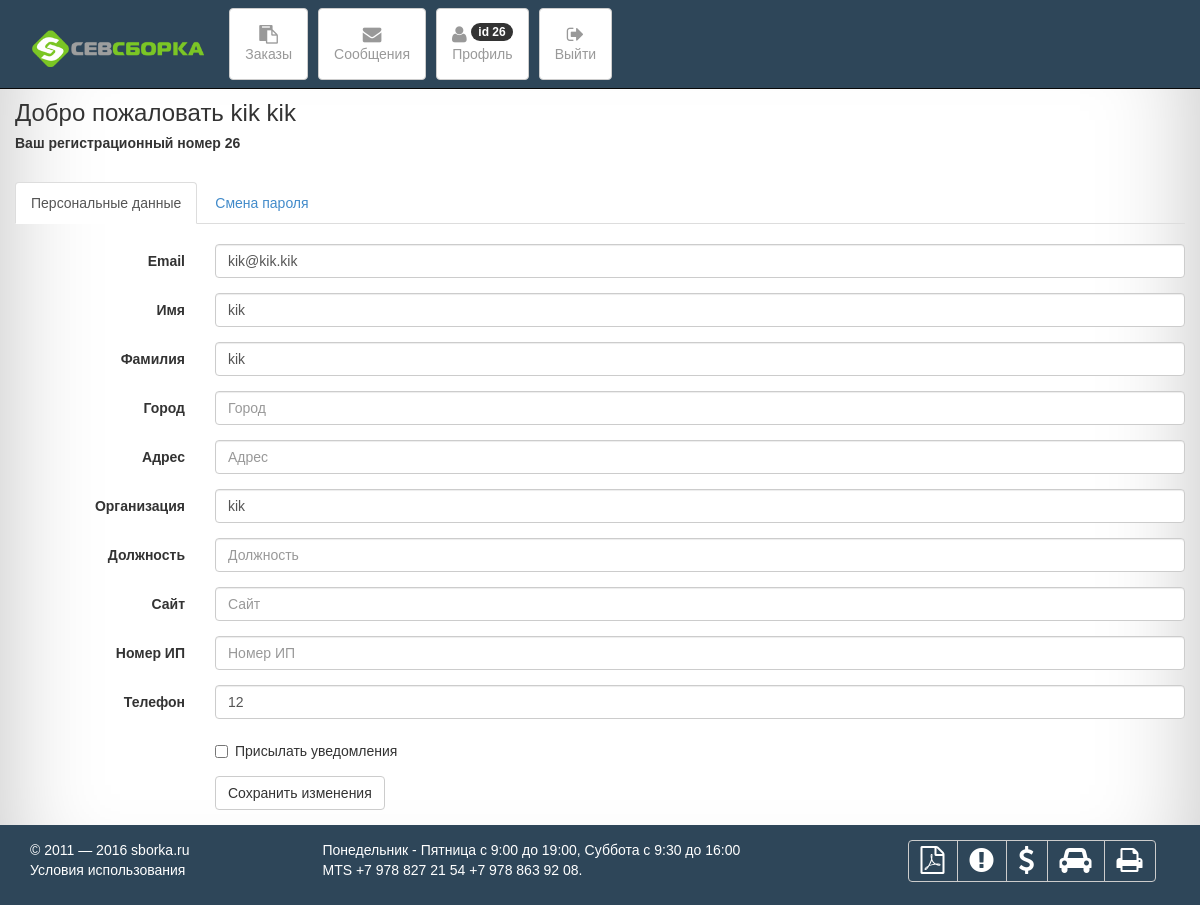
The page /admin/pages/profile.php (signed in) on the database its author committed.
### tables this page shows
CREATE TABLE IF NOT EXISTS `user` (
  `id_user` int(10) NOT NULL,
  `email_user` varchar(60) NOT NULL,
  `password_user` varchar(32) NOT NULL,
  `name_user` varchar(30) NOT NULL,
  `lastname_user` varchar(40) NOT NULL,
  `login` varchar(100) DEFAULT NULL
);

CREATE TABLE IF NOT EXISTS `client` (
  `id_client` int(10) NOT NULL,
  `id_chat` int(10) NOT NULL,
  `city_client` varchar(30) DEFAULT NULL,
  `main_phone_number_client` int(15) DEFAULT NULL,
  `adress_client` varchar(50) DEFAULT NULL,
  `organization_client` varchar(50) DEFAULT NULL,
  `post_client` varchar(20) DEFAULT NULL,
  `site_client` varchar(50) DEFAULT NULL,
  `numberIP_client` int(15) DEFAULT NULL,
  `notice_cliene` enum('yes','no') DEFAULT 'no',
  `score_client` float NOT NULL DEFAULT '0'
);

### admin/pages/profile.php (called while the page is built, shortened)
<?php
  require_once "start.php";
  require_once "blocks/mainmenu.php";
  require_once "blocks/mainprofile.php";
  require_once "blocks/footer.php";
?>

### admin/lib/functions.php (called while the page is built, shortened)
<?php
$mysqli = false;
function getArrayClient($id){
  global $mysqli;
  $result_set = $mysqli -> query("SELECT * FROM `client` WHERE `id_client` = '$id'");
  return $result_set -> fetch_assoc();
}
?>

### admin/pages/blocks/mainprofile.php (the view, shortened to what this page needs)
<br>
<br>
<br>
<br>
<?php
  $id = $_SESSION["id"];
  $result = $mysqli->query("SELECT * FROM user WHERE `id_user`='$id'");
  $user_TBD =$result -> fetch_assoc();
  $client_TBD = getArrayClient($_SESSION["id"]);
 ?>
<div class="container">
  <div class="row">
    <h3>Добро пожаловать <?php echo $user_TBD["name_user"]." ".$user_TBD["lastname_user"]; ?> </h3>
    <h5><b>Ваш регистрационный номер <?php echo $_SESSION["id"]; ?></b></h5>
    <br>
      <ul class="nav nav-tabs">
        <li class="active"><a href="#profiledata" data-toggle="tab">Персональные данные</a></li>
        <li><a href="#pass" data-toggle="tab">Смена пароля</a></li>
      </ul>
      <div class="tab-content">
        <div class="tab-pane fade in active" id="profiledata">
          <br>
          <form class="form-horizontal" role="form" method="post">
            <div class="form-group">
              <label for="inputEmail" class="col-sm-2 control-label">Email</label>
              <div class="col-sm-10">
                <input type="email" class="form-control" id="inputEmail" placeholder="Email" value="<?php echo $user_TBD["email_user"]; ?>" name="email">
              </div>
            </div>
            <div class="form-group">
              <label for="inputName" class="col-sm-2 control-label">Имя</label>
              <div class="col-sm-10">
                <input type="text" class="form-control" id="inputName" placeholder="Имя" value="<?php echo $user_TBD["name_user"]; ?>" name="name">
              </div>
            </div>
            <div class="form-group">
              <label for="inputSurname" class="col-sm-2 control-label">Фамилия</label>
              <div class="col-sm-10">
                <input type="text" class="form-control" id="inputSurname" placeholder="Фамилия" value="<?php echo $user_TBD["lastname_user"]; ?>" name="surname">
              </div>
            </div>
            <div class="form-group">
              <label for="inputCity" class="col-sm-2 control-label">Город</label>
              <div class="col-sm-10">
                <input type="text" class="form-control" id="inputCity" placeholder="Город" value="<?php echo $client_TBD["city_client"]; ?>" name="city">
              </div>
            </div>
            <div class="form-group">
              <label for="inputAdress" class="col-sm-2 control-label">Адрес</label>
              <div class="col-sm-10">
                <input type="text" class="form-control" id="inputAdress" placeholder="Адрес" value="<?php echo $client_TBD["adress_client"]; ?>" name="adress">
              </div>
            </div>
            <div class="form-group">
              <label for="inputNameagent" class="col-sm-2 control-label">Организация</label>
              <div class="col-sm-10">
                <input type="text" class="form-control" id="inputNameagent" placeholder="Организация" value="<?php echo $client_TBD["organization_client"]; ?>" name="nameagent">
              </div>
            </div>
            <div class="form-group">
              <label for="inputPositionorg" class="col-sm-2 control-label">Должность</label>
              <div class="col-sm-10">
                <input type="text" class="form-control" id="inputPositionorg" placeholder="Должность" value="<?php echo $client_TBD["post_client"]; ?>" name="positionorg">
              </div>
            </div>
            <div class="form-group">
              <label for="inputSite" class="col-sm-2 control-label">Сайт</label>
              <div class="col-sm-10">
                <input type="text" class="form-control" id="inputSite" placeholder="Сайт" value="<?php echo $client_TBD["site_client"]; ?>" name="site">
              </div>
            </div>
            <div class="form-group">
              <label for="inputNumberIP" class="col-sm-2 control-label">Номер ИП</label>
              <div class="col-sm-10">
                <input type="text" class="form-control" id="inputNumberIP" placeholder="Номер ИП" value="<?php echo $client_TBD["numberIP_client"]; ?>" name="numberIP">
              </div>
            </div>
            <div class="form-group">
              <label for="inputTelephone" class="col-sm-2 control-label">Телефон</label>
              <div class="col-sm-10">
                <input type="text" class="form-control" id="inputTelephone" placeholder="Телефон" value="<?php echo $client_TBD["main_phone_number_client"]; ?>" name="maintelephone">
              </div>
            </div>
            <div class="form-group">
              <div class="col-sm-offset-2 col-sm-10">
                <div class="checkbox">
                  <label>
                    <input type="checkbox" name="notice" value="yes" <?php if($client_TBD["notice_cliene"] == "yes") echo "checked";?>> Присылать уведомления
                  </label>
                </div>
              </div>
            </div>
            <div class="form-group">
              <div class="col-sm-offset-2 col-sm-10">
                <input type="submit" name="btn_submit" class="btn btn-default" value="Сохранить изменения">
              </div>
            </div>
          </form>
        </div>
        </div>
      </div>
  </div>

### admin/css/style.css (style rules this page uses)
* { font-family: Tahoma, Geneva, sans-serif; }
html { height: 100%; //позволит растянуть сайт на 100% высоты }
body { width: 100%; min-height: 100%; -webkit-box-shadow: inset 0 0 100px rgba(0,0,0,.25); box-shadow: inset 0 0 100px rgba(0,0,0,.25); }

### rows shown on the page
user: name_user "kik", lastname_user "kik", email "kik@kik.kik", name "kik", surname "kik"
client: nameagent "kik", maintelephone "12"

### other values the page prints
$_SESSION['id'] "26"
$_SESSION["id"] "26"
